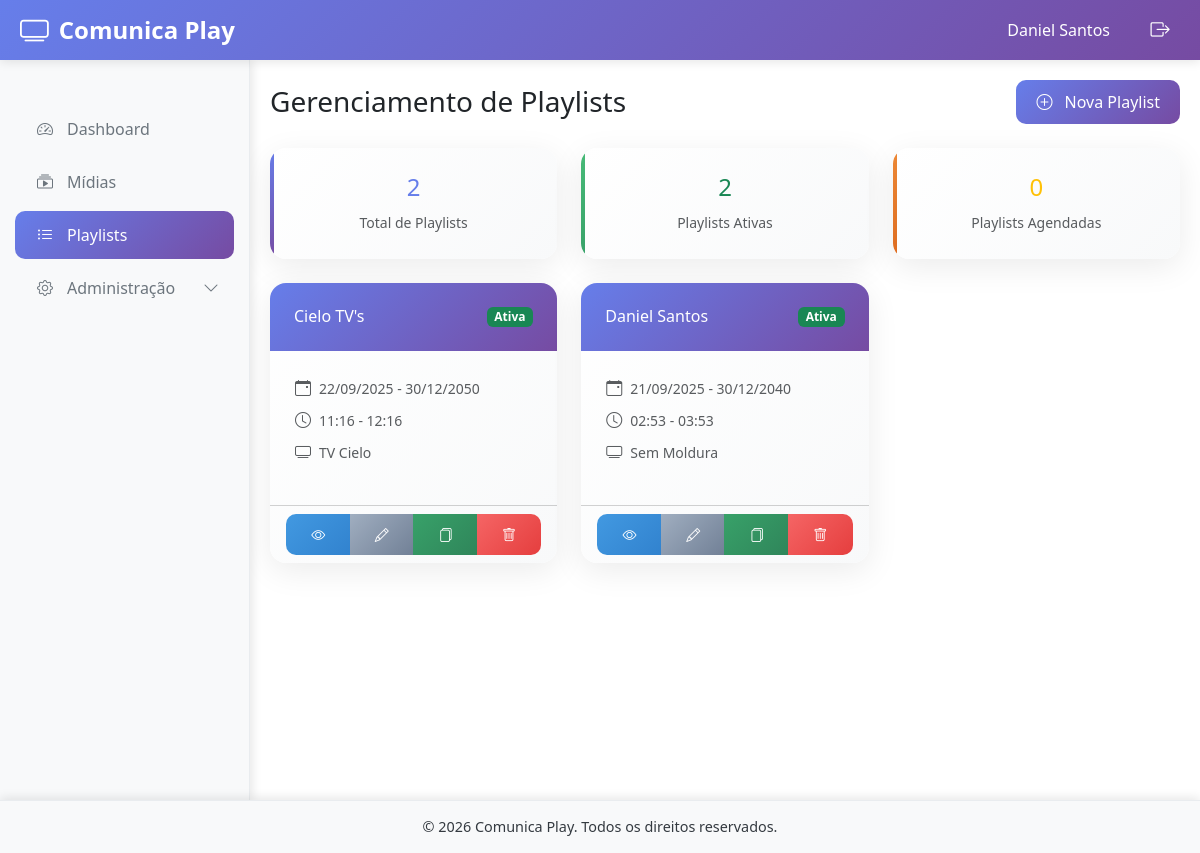
/public/playlists.php (signed in), run on the app's committed database.
### tables this page shows
CREATE TABLE `playlists` (
  `id` int(11) NOT NULL,
  `nome` varchar(200) NOT NULL,
  `tela_id` int(11) NOT NULL,
  `data_inicio` datetime NOT NULL,
  `data_fim` datetime NOT NULL,
  `ativo` tinyint(1) DEFAULT '1',
  `usuario_criador_id` int(11) NOT NULL,
  `data_criacao` timestamp NOT NULL DEFAULT CURRENT_TIMESTAMP,
  `data_atualizacao` timestamp NOT NULL DEFAULT CURRENT_TIMESTAMP ON UPDATE CURRENT_TIMESTAMP
);

CREATE TABLE `telas` (
  `id` int(11) NOT NULL,
  `nome` varchar(100) NOT NULL,
  `descricao` text,
  `hash_unico` varchar(64) NOT NULL,
  `status` enum('online','offline') DEFAULT 'offline',
  `ultima_verificacao` timestamp NULL DEFAULT NULL,
  `resolucao` varchar(20) DEFAULT '1920x1080',
  `localizacao` varchar(200) DEFAULT NULL,
  `com_moldura` tinyint(1) DEFAULT '0',
  `ativo` tinyint(1) DEFAULT '1',
  `data_criacao` timestamp NOT NULL DEFAULT CURRENT_TIMESTAMP
);

### public/playlists.php (called while the page is built, shortened)
<?php
include __DIR__ . '/../views/playlists.php';
?>

### models/Database.php (called while the page is built, shortened)
<?php
class Database {
    private static $instance = null;
    private $pdo;
    private function __construct() {
        $config = [
            'host' => 'localhost',
            'database' => 'dani7103_comunicaplay',
            'username' => 'dani7103_comunicaplay',
            'password' => 'nova@2025',
            'charset' => 'utf8mb4'
        ];
        $dsn = "mysql:host={$config['host']};dbname={$config['database']};charset={$config['charset']}";
        $options = [
            PDO::ATTR_ERRMODE            => PDO::ERRMODE_EXCEPTION,
            PDO::ATTR_DEFAULT_FETCH_MODE => PDO::FETCH_ASSOC,
            PDO::ATTR_EMULATE_PREPARES   => false,
            1002 => "SET NAMES {$config['charset']}"
        ];
        try {
            $this->pdo = new PDO($dsn, $config['username'], $config['password'], $options);
        } catch (PDOException $e) {
            error_log("Erro de conexão com banco: " . $e->getMessage());
            throw new Exception("Erro de conexão com banco de dados");
        }
    }
    public static function getInstance() {
        if (self::$instance === null) {
            self::$instance = new self();
        }
        return self::$instance;
    }
    public function getConnection() {
        return $this->pdo;
    }
}

### controllers/PlaylistController.php (called while the page is built, shortened)
<?php
require_once __DIR__ .
'/../models/Playlist.php';
class PlaylistController {
    private $playlistModel;
    public function __construct() {
        $this->playlistModel = new Playlist();
    }
    public function getAll($page = 1, $limit = 20) {
        try {
            $offset = ($page - 1) * $limit;
            $playlists = $this->playlistModel->getAll(null, $limit, $offset);
            $totalPlaylists = $this->playlistModel->getCount();
            return [
                'success' => true,
                'playlists' => $playlists,
                'page' => $page,
                'limit' => $limit,
                'total' => $totalPlaylists
            ];
        } catch (Exception $e) {
            error_log("Erro ao listar playlists: " . $e->getMessage());
            return [
                'success' => false,
                'message' => 'Erro ao carregar playlists.',
                'playlists' => [],
                'total' => 0
            ];
        }
    }
}
?>

### models/Playlist.php (called while the page is built, shortened)
<?php
require_once __DIR__ .
'/../models/Database.php';
class Playlist {
    private $db;
    public function __construct() {
        $this->db = Database::getInstance();
    }
    public function getAll($usuarioId = null, $limit = 20, $offset = 0) {
        try {
            $sql = "SELECT p.*, t.nome as tela_nome, t.hash_unico as tela_hash,
                           u.nome as criador_nome,
                           (SELECT COUNT(*) FROM playlist_midias WHERE playlist_id = p.id) as total_midias
                    FROM playlists p
                    LEFT JOIN telas t ON p.tela_id = t.id
                    LEFT JOIN usuarios u ON p.usuario_criador_id = u.id
                    WHERE 1=1";
            $params = [];
            $sql .= " ORDER BY p.data_criacao DESC";
            if ($limit > 0) {
                $sql .= " LIMIT ? OFFSET ?";
                $params[] = $limit;
                $params[] = $offset;
            }
            $stmt = $this->db->getConnection()->prepare($sql);
            $stmt->execute($params);
            return $stmt->fetchAll(PDO::FETCH_ASSOC);
        } catch (Exception $e) {
            error_log("Erro ao listar playlists: " . $e->getMessage());
            return [];
        }
    }
    public function getCount($filtros = []) {
        try {
            $sql = "SELECT COUNT(*) as total FROM playlists WHERE 1=1";
            $params = [];
            $stmt = $this->db->getConnection()->prepare($sql);
            $stmt->execute($params);
            $result = $stmt->fetch(PDO::FETCH_ASSOC);
            return $result["total"] ?? 0;
        } catch (Exception $e) {
            error_log("Erro ao contar playlists: " . $e->getMessage());
            return 0;
        }
    }
}
?>

### views/playlists.php (the view, shortened to what this page needs)
<?php
require_once __DIR__ . '/../controllers/PlaylistController.php';
$playlistController = new PlaylistController();
$page = (int)($_GET['page'] ?? 1);
$limit = 10;
$result = $playlistController->getAll($page, $limit);
$playlists = $result['playlists'] ?? [];
$total = $result['total'] ?? 0;
foreach ($playlists as $index => $playlist) {
    $agora = date('Y-m-d H:i:s');
    if ($playlist['data_inicio'] <= $agora && $playlist['data_fim'] >= $agora) {
        $playlists[$index]['status'] = 'ativa';
    } elseif ($playlist['data_inicio'] > $agora) {
        $playlists[$index]['status'] = 'agendada';
    } else {
        $playlists[$index]['status'] = 'finalizada';
    }
    $playlists[$index]['total_midias'] = 0;
    $playlists[$index]['duracao_total'] = 0;
    $playlists[$index]['hora_inicio'] = $playlist['data_inicio'] ? date('H:i', strtotime($playlist['data_inicio'])) : '';
    $playlists[$index]['hora_fim'] = $playlist['data_fim'] ? date('H:i', strtotime($playlist['data_fim'])) : '';
}
$pageActions = '
    <button class="btn btn-primary" onclick="window.location.href=\'playlist_criar.php\'">
        <i class="bi bi-plus-circle me-2"></i>
        Nova Playlist
    </button>
';
function getStatusColor($status) {
    switch ($status) {
        case 'ativa': return 'success';
    }
}
?>
<div class="row mb-4 fade-in">
    <div class="col-4">
        <div class="modern-card summary-card total h-100">
            <div class="card-body text-center">
                <div class="h4 text-primary"><?= $total ?></div>
                <small class="text-muted">Total de Playlists</small>
            </div>
        </div>
    </div>
    <div class="col-4">
        <div class="modern-card summary-card ativas h-100">
            <div class="card-body text-center">
                <div class="h4 text-success">
                    <?= count(array_filter($playlists, function($p) { return ($p['status'] ?? '') === 'ativa'; })) ?>
                </div>
                <small class="text-muted">Playlists Ativas</small>
            </div>
        </div>
    </div>
    <div class="col-4">
        <div class="modern-card summary-card agendadas h-100">
            <div class="card-body text-center">
                <div class="h4 text-warning">
                    <?= count(array_filter($playlists, function($p) { return ($p['status'] ?? '') === 'agendada'; })) ?>
                </div>
                <small class="text-muted">Playlists Agendadas</small>
            </div>
        </div>
    </div>
</div>
<div class="row">
    <div class="col-12">
        <?php if (empty($playlists)): ?>
            <div class="modern-empty-state">
                <i class="bi bi-collection-play" style="font-size: 4rem;"></i>
                <h4 class="text-muted mt-3">Nenhuma playlist encontrada</h4>
                <p class="text-muted">Comece criando sua primeira playlist.</p>
                <button class="btn btn-primary" onclick="window.location.href='playlist_criar.php'">
                    <i class="bi bi-plus-circle me-2"></i>
                    Nova Playlist
                </button>
            </div>
        <?php else: ?>
            <div class="row">
                <?php foreach ($playlists as $playlist): ?>
                    <div class="col-md-6 col-lg-4 mb-4 fade-in">
                        <div class="card h-100 modern-card">
                            <div class="card-header modern-card-header d-flex justify-content-between align-items-center">
                                <h6 class="mb-0"><?= htmlspecialchars($playlist['nome'] ?? 'Sem nome') ?></h6>
                                <span class="badge bg-<?= getStatusColor($playlist['status'] ?? 'finalizada') ?>">
                                    <?= ucfirst($playlist['status'] ?? 'Finalizada') ?>
                                </span>
                            </div>
                            <div class="card-body">
                                <div class="mb-3">
                                    <?php if (!empty($playlist['data_inicio']) && !empty($playlist['data_fim'])): ?>
                                        <div class="d-flex align-items-center mb-2">
                                            <i class="bi bi-calendar-event me-2 text-muted"></i>
                                            <small class="text-muted">
                                                <?= date('d/m/Y', strtotime($playlist['data_inicio'])) ?> -
                                                <?= date('d/m/Y', strtotime($playlist['data_fim'])) ?>
                                            </small>
                                        </div>
                                    <?php endif; ?>
                                    <?php if (!empty($playlist['hora_inicio']) && !empty($playlist['hora_fim'])): ?>
                                        <div class="d-flex align-items-center mb-2">
                                            <i class="bi bi-clock me-2 text-muted"></i>
                                            <small class="text-muted">
                                                <?= $playlist['hora_inicio'] ?> - <?= $playlist['hora_fim'] ?>
                                            </small>
                                        </div>
                                    <?php endif; ?>
                                    <?php if (!empty($playlist['tela_nome'])): ?>
                                        <div class="d-flex align-items-center mb-2">
                                            <i class="bi bi-tv me-2 text-muted"></i>
                                            <small class="text-muted">
                                                <?= htmlspecialchars($playlist['tela_nome']) ?>
                                            </small>
                                        </div>
                                    <?php endif; ?>
                                </div>
                            </div>
                            <div class="card-footer bg-transparent">
                                <div class="btn-group w-100" role="group">
                                    <button class="btn btn-sm modern-btn-outline-primary" onclick="visualizarPlaylist(<?= $playlist['id'] ?>)">
                                        <i class="bi bi-eye"></i>
                                    </button>
                                    <button class="btn btn-sm modern-btn-outline-secondary" onclick="editarPlaylist(<?= $playlist['id'] ?>)">
                                        <i class="bi bi-pencil"></i>
                                    </button>
                                    <button class="btn btn-sm modern-btn-outline-info" onclick="clonarPlaylist(<?= $playlist['id'] ?>)">
                                        <i class="bi bi-files"></i>
                                    </button>
                                    <button class="btn btn-sm modern-btn-outline-danger" onclick="excluirPlaylist(<?= $playlist['id'] ?>, '<?= addslashes($playlist['nome'] ?? 'Playlist') ?>')">
                                        <i class="bi bi-trash"></i>
                                    </button>
                                </div>
                            </div>
                        </div>
                    </div>
                <?php endforeach; ?>
            </div>
        <?php endif; ?>
    </div>
</div>
<?php
include __DIR__ . '/template.php';
?>

### assets/css/custom.css (style rules this page uses)
:root { --primary-color: #667eea; --primary-dark: #764ba2; --secondary-color: #f8f9fa; --success-color: #28a745; --danger-color: #dc3545; --warning-color: #ffc107; --info-color: #17a2b8; --dark-color: #343a40; --light-color: #f8f9fa; --sidebar-width: 250px; --header-height: 70px; }
body { font-family: 'Segoe UI', Tahoma, Geneva, Verdana, sans-serif; background-color: #f5f6fa; margin: 0; padding: 0; }
.card { border: none; border-radius: 15px; box-shadow: 0 5px 15px rgba(0, 0, 0, 0.08); transition: all 0.3s ease; }
.card-header { background: transparent; border-bottom: 1px solid #e9ecef; padding: 20px 25px; font-weight: 600; color: var(--dark-color); }
.card-body { padding: 25px; }
.btn { border-radius: 10px; font-weight: 500; padding: 10px 20px; transition: all 0.3s ease; }
.btn-primary { background: linear-gradient(135deg, var(--primary-color) 0%, var(--primary-dark) 100%); border: none; }
.text-primary { color: var(--primary-color) !important; }
.fade-in { animation: fadeIn 0.5s ease-out; }

### views/template.php (style rules this page uses)
body { margin: 0; padding: 0; background-color: #fff; }

### views/playlists.php (style rules this page uses)
.modern-card { background: linear-gradient(135deg, #ffffff 0%, #f8f9fa 100%); border: none; border-radius: 16px; box-shadow: 0 8px 32px rgba(0, 0, 0, 0.08); transition: all 0.3s ease; overflow: hidden; position: relative; }
.summary-card { position: relative; }
.summary-card::before { content: ''; position: absolute; top: 0; left: 0; width: 4px; height: 100%; transition: all 0.3s ease; }
.summary-card.total::before { background: linear-gradient(135deg, #667eea 0%, #764ba2 100%); }
.summary-card.ativas::before { background: linear-gradient(135deg, #48bb78 0%, #38a169 100%); }
.summary-card.agendadas::before { background: linear-gradient(135deg, #ed8936 0%, #dd6b20 100%); }
.modern-card-header { background: linear-gradient(135deg, #667eea 0%, #764ba2 100%); border: none; padding: 1.5rem; color: white; border-radius: 16px 16px 0 0; }
.modern-btn-outline-primary { background: linear-gradient(135deg, #4299e1 0%, #3182ce 100%); color: white; border: none; }
.modern-btn-outline-secondary { background: linear-gradient(135deg, #a0aec0 0%, #718096 100%); color: white; border: none; }
.modern-btn-outline-info { background: linear-gradient(135deg, #38a169 0%, #2f855a 100%); color: white; border: none; }
.modern-btn-outline-danger { background: linear-gradient(135deg, #f56565 0%, #e53e3e 100%); color: white; border: none; }
.fade-in { animation: fadeIn 0.5s ease-in; }

### data on the page
playlists: nome "Cielo TV's", status "Ativa", data_inicio "22/09/2025", data_fim "30/12/2050", hora_inicio "11:16", hora_fim "12:16", tela.nome "TV Cielo"
playlists: nome "Daniel Santos", status "Ativa", data_inicio "21/09/2025", data_fim "30/12/2040", hora_inicio "02:53", hora_fim "03:53", tela.nome "Sem Moldura"

### other printed values
$user["nome"] "Daniel Santos"
$pageTitle "Gerenciamento de Playlists"
$total "2"
